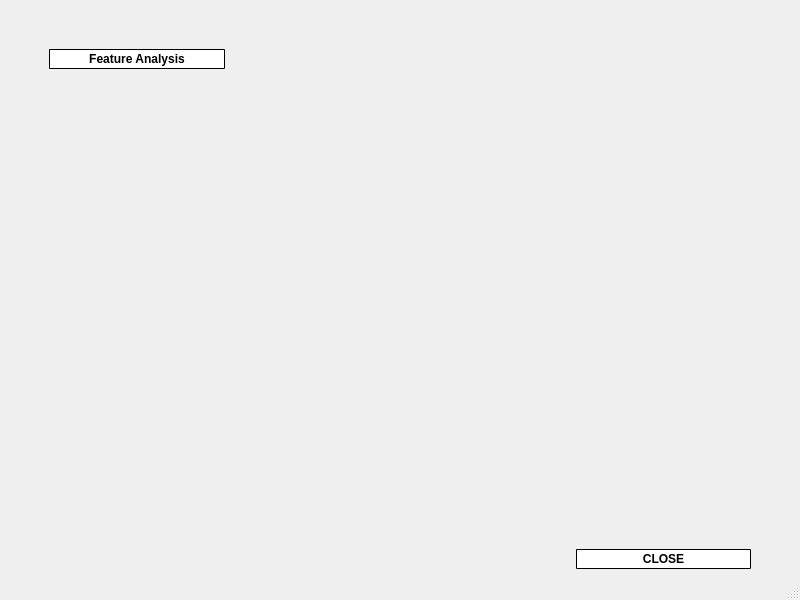
<?xml version="1.0" encoding="UTF-8"?>
<ui version="4.0">
 <class>home_window</class>
 <widget class="QMainWindow" name="home_window">
  <property name="geometry">
   <rect>
    <x>0</x>
    <y>0</y>
    <width>800</width>
    <height>600</height>
   </rect>
  </property>
  <property name="sizePolicy">
   <sizepolicy hsizetype="Expanding" vsizetype="Expanding">
    <horstretch>0</horstretch>
    <verstretch>0</verstretch>
   </sizepolicy>
  </property>
  <property name="windowTitle">
   <string>MainWindow</string>
  </property>
  <widget class="QWidget" name="centralwidget">
   <layout class="QGridLayout" name="gridLayout">
    <item row="0" column="0">
     <layout class="QVBoxLayout" name="verticalLayout">
      <item>
       <spacer name="verticalSpacer">
        <property name="orientation">
         <enum>Qt::Vertical</enum>
        </property>
        <property name="sizeType">
         <enum>QSizePolicy::Fixed</enum>
        </property>
        <property name="sizeHint" stdset="0">
         <size>
          <width>20</width>
          <height>40</height>
         </size>
        </property>
       </spacer>
      </item>
      <item>
       <layout class="QHBoxLayout" name="horizontalLayout">
        <item>
         <spacer name="horizontalSpacer_2">
          <property name="orientation">
           <enum>Qt::Horizontal</enum>
          </property>
          <property name="sizeType">
           <enum>QSizePolicy::Fixed</enum>
          </property>
          <property name="sizeHint" stdset="0">
           <size>
            <width>40</width>
            <height>20</height>
           </size>
          </property>
         </spacer>
        </item>
        <item>
         <widget class="QPushButton" name="pushButton_for_FeatureAnalysis">
          <property name="sizePolicy">
           <sizepolicy hsizetype="Expanding" vsizetype="Preferred">
            <horstretch>0</horstretch>
            <verstretch>0</verstretch>
           </sizepolicy>
          </property>
          <property name="styleSheet">
           <string notr="true">QPushButton {
	font: 12pt &quot;Segoe UI&quot;;
	font-weight: bold;
	color: rgb(0, 0, 0);
	background-color: rgb(255, 255, 255);
	border: 1px solid rgb(0, 0, 0);
	border-radius: 1px;
}

QPushButton:hover {
	font: 75 12pt &quot;Segoe UI&quot;;
	font-weight: bold;
	color: rgb(85, 170, 255);
	background-color: rgb(255, 255, 255);
	border: 2px solid rgb(85, 170, 255);
}</string>
          </property>
          <property name="text">
           <string>Feature Analysis</string>
          </property>
         </widget>
        </item>
        <item>
         <spacer name="horizontalSpacer">
          <property name="orientation">
           <enum>Qt::Horizontal</enum>
          </property>
          <property name="sizeHint" stdset="0">
           <size>
            <width>40</width>
            <height>20</height>
           </size>
          </property>
         </spacer>
        </item>
        <item>
         <spacer name="horizontalSpacer_3">
          <property name="orientation">
           <enum>Qt::Horizontal</enum>
          </property>
          <property name="sizeHint" stdset="0">
           <size>
            <width>40</width>
            <height>20</height>
           </size>
          </property>
         </spacer>
        </item>
        <item>
         <spacer name="horizontalSpacer_4">
          <property name="orientation">
           <enum>Qt::Horizontal</enum>
          </property>
          <property name="sizeHint" stdset="0">
           <size>
            <width>40</width>
            <height>20</height>
           </size>
          </property>
         </spacer>
        </item>
        <item>
         <spacer name="horizontalSpacer_5">
          <property name="orientation">
           <enum>Qt::Horizontal</enum>
          </property>
          <property name="sizeType">
           <enum>QSizePolicy::Fixed</enum>
          </property>
          <property name="sizeHint" stdset="0">
           <size>
            <width>40</width>
            <height>20</height>
           </size>
          </property>
         </spacer>
        </item>
       </layout>
      </item>
      <item>
       <spacer name="verticalSpacer_2">
        <property name="orientation">
         <enum>Qt::Vertical</enum>
        </property>
        <property name="sizeHint" stdset="0">
         <size>
          <width>20</width>
          <height>40</height>
         </size>
        </property>
       </spacer>
      </item>
      <item>
       <spacer name="verticalSpacer_3">
        <property name="orientation">
         <enum>Qt::Vertical</enum>
        </property>
        <property name="sizeHint" stdset="0">
         <size>
          <width>20</width>
          <height>40</height>
         </size>
        </property>
       </spacer>
      </item>
      <item>
       <spacer name="verticalSpacer_4">
        <property name="orientation">
         <enum>Qt::Vertical</enum>
        </property>
        <property name="sizeHint" stdset="0">
         <size>
          <width>20</width>
          <height>40</height>
         </size>
        </property>
       </spacer>
      </item>
      <item>
       <spacer name="verticalSpacer_5">
        <property name="orientation">
         <enum>Qt::Vertical</enum>
        </property>
        <property name="sizeHint" stdset="0">
         <size>
          <width>20</width>
          <height>40</height>
         </size>
        </property>
       </spacer>
      </item>
      <item>
       <layout class="QHBoxLayout" name="horizontalLayout_2">
        <item>
         <spacer name="horizontalSpacer_7">
          <property name="orientation">
           <enum>Qt::Horizontal</enum>
          </property>
          <property name="sizeType">
           <enum>QSizePolicy::Fixed</enum>
          </property>
          <property name="sizeHint" stdset="0">
           <size>
            <width>40</width>
            <height>20</height>
           </size>
          </property>
         </spacer>
        </item>
        <item>
         <spacer name="horizontalSpacer_8">
          <property name="orientation">
           <enum>Qt::Horizontal</enum>
          </property>
          <property name="sizeType">
           <enum>QSizePolicy::Expanding</enum>
          </property>
          <property name="sizeHint" stdset="0">
           <size>
            <width>40</width>
            <height>20</height>
           </size>
          </property>
         </spacer>
        </item>
        <item>
         <spacer name="horizontalSpacer_9">
          <property name="orientation">
           <enum>Qt::Horizontal</enum>
          </property>
          <property name="sizeType">
           <enum>QSizePolicy::Expanding</enum>
          </property>
          <property name="sizeHint" stdset="0">
           <size>
            <width>40</width>
            <height>20</height>
           </size>
          </property>
         </spacer>
        </item>
        <item>
         <spacer name="horizontalSpacer_10">
          <property name="orientation">
           <enum>Qt::Horizontal</enum>
          </property>
          <property name="sizeType">
           <enum>QSizePolicy::Expanding</enum>
          </property>
          <property name="sizeHint" stdset="0">
           <size>
            <width>40</width>
            <height>20</height>
           </size>
          </property>
         </spacer>
        </item>
        <item>
         <widget class="QPushButton" name="pushButton_for_Close">
          <property name="sizePolicy">
           <sizepolicy hsizetype="MinimumExpanding" vsizetype="Preferred">
            <horstretch>0</horstretch>
            <verstretch>0</verstretch>
           </sizepolicy>
          </property>
          <property name="styleSheet">
           <string notr="true">QPushButton {
	font: 12pt &quot;Segoe UI&quot;;
	font-weight: bold;
	color: rgb(0, 0, 0);
	background-color: rgb(255, 255, 255);
	border: 1px solid rgb(0, 0, 0);
	border-radius: 1px;
}

QPushButton:hover {
	font: 75 12pt &quot;Segoe UI&quot;;
	font-weight: bold;
	color: rgb(85, 170, 255);
	background-color: rgb(255, 255, 255);
	border: 2px solid rgb(85, 170, 255);
}</string>
          </property>
          <property name="text">
           <string>CLOSE</string>
          </property>
         </widget>
        </item>
        <item>
         <spacer name="horizontalSpacer_6">
          <property name="orientation">
           <enum>Qt::Horizontal</enum>
          </property>
          <property name="sizeType">
           <enum>QSizePolicy::Fixed</enum>
          </property>
          <property name="sizeHint" stdset="0">
           <size>
            <width>40</width>
            <height>20</height>
           </size>
          </property>
         </spacer>
        </item>
       </layout>
      </item>
     </layout>
    </item>
   </layout>
  </widget>
  <widget class="QMenuBar" name="menubar">
   <property name="geometry">
    <rect>
     <x>0</x>
     <y>0</y>
     <width>800</width>
     <height>22</height>
    </rect>
   </property>
  </widget>
  <widget class="QStatusBar" name="statusbar"/>
 </widget>
 <resources/>
 <connections>
  <connection>
   <sender>pushButton_for_FeatureAnalysis</sender>
   <signal>clicked()</signal>
   <receiver>home_window</receiver>
   <slot>open_home_window()</slot>
   <hints>
    <hint type="sourcelabel">
     <x>150</x>
     <y>93</y>
    </hint>
    <hint type="destinationlabel">
     <x>251</x>
     <y>56</y>
    </hint>
   </hints>
  </connection>
  <connection>
   <sender>pushButton_for_Close</sender>
   <signal>clicked()</signal>
   <receiver>home_window</receiver>
   <slot>close()</slot>
   <hints>
    <hint type="sourcelabel">
     <x>657</x>
     <y>561</y>
    </hint>
    <hint type="destinationlabel">
     <x>768</x>
     <y>514</y>
    </hint>
   </hints>
  </connection>
 </connections>
 <slots>
  <slot>open_home_window()</slot>
 </slots>
</ui>
